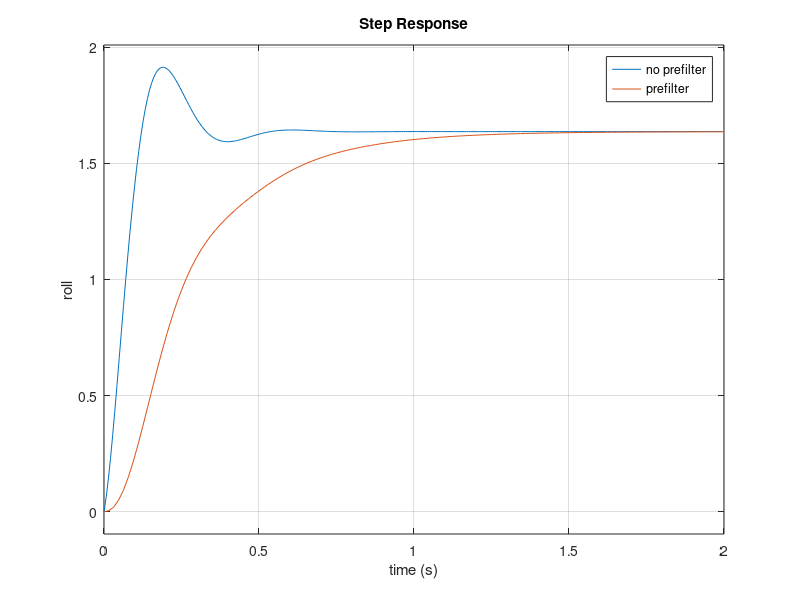

MATLAB code to generate this figure: (Note: this script raises an error after producing the figure.)
clear all
close all
clc

g = 9.81;
c = .006;%1/4 inch trail
a = .023;
h = .1;
U = 1.5; %speed of microbike
lambda = 1.0;
b = 0.15;
s = tf('s');
G = minreal(sin(lambda)/b* (a/h*U*s + U^2/h - g*a*c/(h*U))/(s^2-g/h))
% Cstar = 1;%(s+.15+1.4j)*(s+.15-1.4j)/s;
Cstar = (s+20);

wnservo = 20;
zservo = 1;
Gservo = (2*zservo*wnservo*s+wnservo^2)/(s^2+2*zservo*wnservo*s+wnservo^2);

Klocus = 0.1
Gcl = minreal(Klocus*Cstar*Gservo*G/(1+Klocus*Cstar*Gservo*G))

figure
step(Gcl,Gcl*1/(.25*s+1))
legend('no prefilter','prefilter')
xlabel('time (s)')
ylabel('roll')

[ysim,tsim] = step(Gcl*1/(.25*s+1));
ysim = ysim*0.1*180/pi;%step magnitude was 0.1 radian

startTime = 19.75
% d = load('data_20240310-161430.txt');
% d = load('data_20240310-204116.txt');
d = load('data_20240310-205654.txt');
plot(d(:,1)-startTime,d(:,3),d(:,1)-startTime,d(:,4),tsim,ysim)
xlabel('Time (s)')
ylabel('Roll (deg)')
legend('command','actual','simulation')
xlim([0 1.5])

figure()
plot(d(:,1)-startTime,d(:,5))
xlabel('Time (s)')
ylabel('U (m/s)')